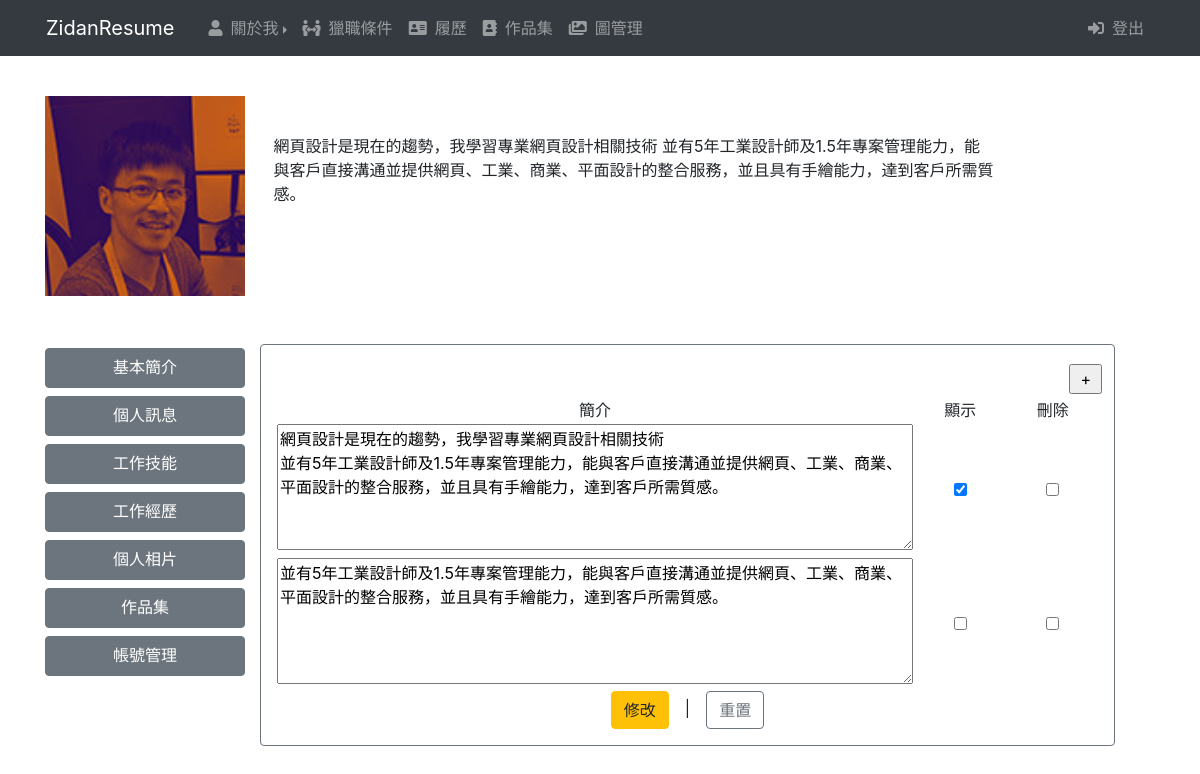
The app's page /admin.php?do=intro, older data.
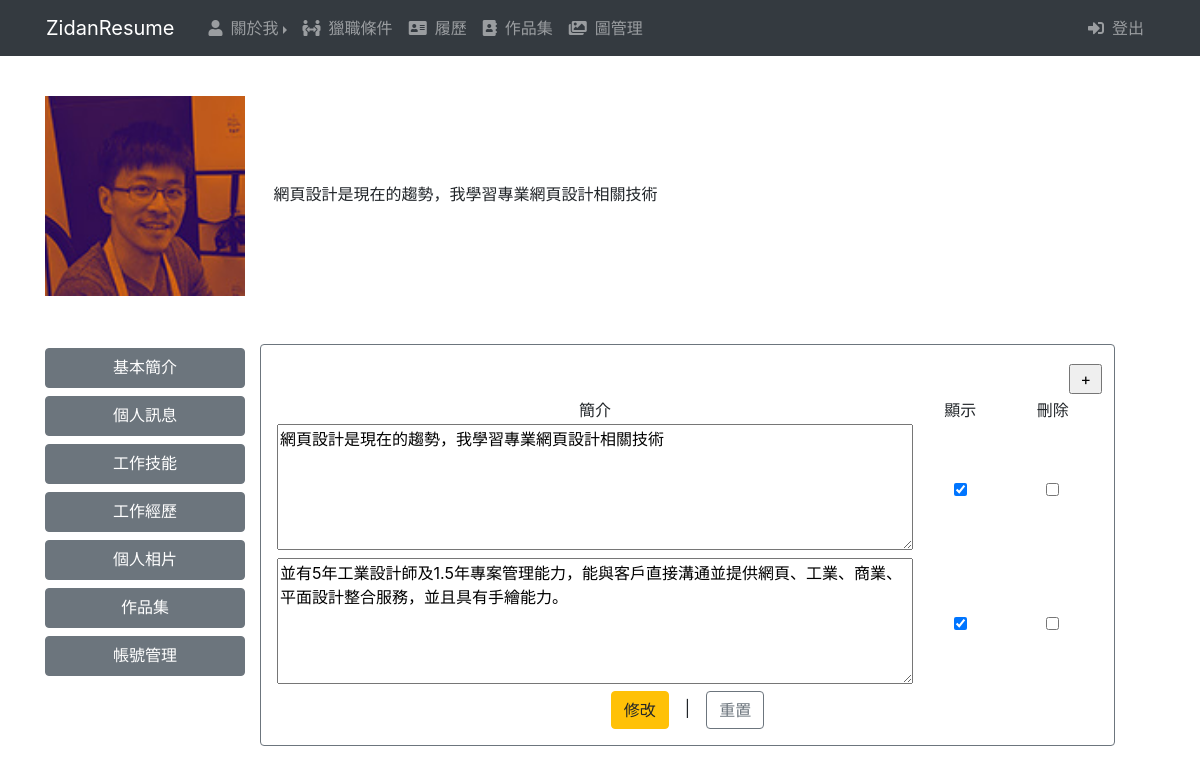
The same page, newer data.
### tables this page shows
CREATE TABLE `intro` (
  `id` int(10) UNSIGNED NOT NULL,
  `intro` varchar(256) NOT NULL,
  `sh` tinyint(1) UNSIGNED NOT NULL
);

### base.php (called while the page is built, shortened)
<?php
$dsn="mysql:host=localhost;charset=utf8;dbname=resume";
$pdo=new PDO($dsn,"root","");
function all($table,...$arg){
    global $pdo;
    $sql="select * from $table ";
    return $pdo->query($sql)->fetchAll();
}
function find($table,$arg){
    global $pdo;
    $sql="select * from $table ";
    if(is_array($arg)){
        $tmp=[];
        foreach($arg as $key => $value){
            $tmp[]=sprintf("`%s`='%s'",$key,$value);
        }
        $sql=$sql." where " . implode(" && ",$tmp);
    }else{
        $sql=$sql." where `id`='$arg'";
    }
    return $pdo->query($sql)->fetch(PDO::FETCH_ASSOC);
}

### admin/intro.php (the view, shortened to what the changed rows need)
<?php
    $table="intro";
?>
<form action="./api/edit.php" method="post">
      <table width="100%">
        <?php
            $photo=all($table);
            foreach ($photo as $p) {
        ?>
            <tr>
                <td style="width:14%;text-align:center;"><textarea name="intro[]" cols="60" rows="5"><?=$p['intro'];?></textarea></td>
                <td style="width:14%;text-align:center;"><input type="checkbox" name="sh[]" value="<?=$p['id'];?>" <?=($p['sh']==1)?"checked":"";?>></td>
                <td style="width:14%;text-align:center;"><input type="checkbox" name="del[]" value="<?=$p['id'];?>"></td>
            </tr>
        <?php
        }
        ?>
      </table>
</form>

### admin.php (shortened to what the changed rows need)
<?php
  include_once "base.php";
?>
<!DOCTYPE html>
<html lang="en">
<head>
    <link rel="stylesheet" href="./plugins/bootstrap.css">
    <link rel="stylesheet" href="https://use.fontawesome.com/releases/v5.13.0/css/all.css">
    <link rel="stylesheet" href="./css/custom.css">
</head>
<body>
    <section class="container pt-5 mt-5">
      <article class="d-flex flex-column justify-content-around">
        <div><img src="./img/<?=find('photo',['sh'=>1])['file']?>" style="width:200px;height:200px;">
            <div style="display:inline-block;width:65%;" class='mx-4'><?=find('intro',['sh'=>1])['intro'];?></div>
        </div>
      </article>
    </section>
    <section class="container pt-5">
        <artical class="row">
          <aside class="card border-secondary mb-3 col-12 col-sm-9 col-md-9">
            <div class="my-3">
                    <?php
                        $do=(!empty($_GET['do']))?$_GET['do']:"photo";
                        $path="./admin/".$do.".php";
                        if(file_exists($path)){
                          include $path;
                        }else{
                          include "./admin/photo.php";
                        }
                    ?>
            </div>
          </aside>
        </artical>
    </section>
</body>
</html>

Row changes from the older to the newer data that the page shows:
removed intro: intro "並有5年工業設計師及1.5年專案管理能力，能與客戶直接溝通並提供網頁、工業、商業、平面設計的整合服務，並且具有手繪能力，達到客戶所需質感。"
changed intro: intro "網頁設計是現在的趨勢，我學習專業網頁設計相關技術 並有5年工業設計師及1.5年專案管理能力，能與客戶直接溝通並提供網頁、工業、商業、平面設計的整合服務，並且具有手繪能力，達到客戶所需質感。" → "網頁設計是現在的趨勢，我學習專業網頁設計相關技術"
added intro: intro "並有5年工業設計師及1.5年專案管理能力，能與客戶直接溝通並提供網頁、工業、商業、平面設計整合服務，並且具有手繪能力。", sh "☑"
